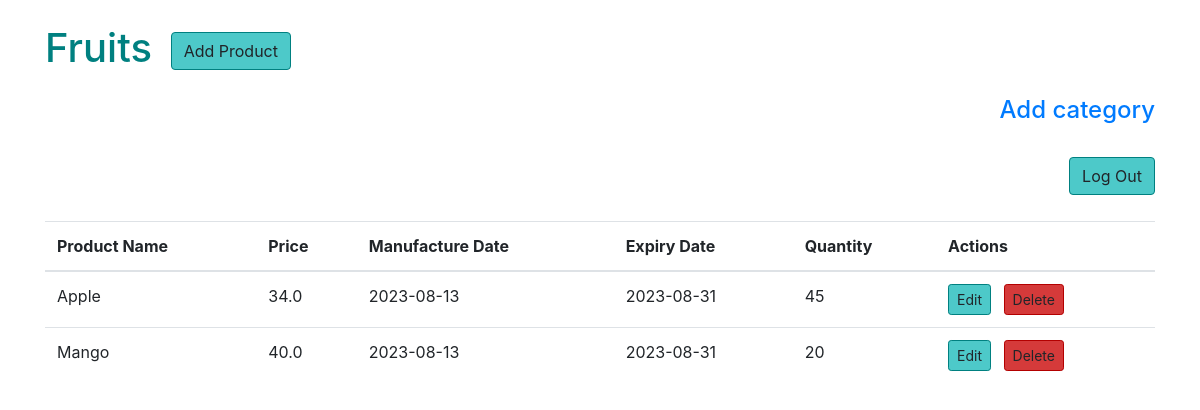
The page /view_category/2 (signed in) on the database its author committed.
### models.py (models this page shows)
class Category(db.Model):
    id = db.Column(db.Integer, primary_key=True)
    name = db.Column(db.String(100), unique=True, nullable=False)
    products = db.relationship('Product', back_populates='category', cascade='all, delete-orphan')

class Product(db.Model):
    id = db.Column(db.Integer, primary_key=True)
    product_name = db.Column(db.String(200), nullable=False, unique=True)
    price = db.Column(db.Float, nullable=False)
    manufacture_date = db.Column(db.Date, nullable=False)
    expiry_date = db.Column(db.Date, nullable=False)
    quantity = db.Column(db.Integer, default=1)
    image_link = db.Column(db.String(200))
    category_id = db.Column(db.Integer, db.ForeignKey('category.id'))
    category = db.relationship('Category', back_populates='products')

### app.py (the view)
@app.route("/view_category/<cat_id>", methods=['GET'])
@login_required
def view_cat(cat_id):
    cat= Category.query.filter_by(id=cat_id).first()
    products=Product.query.filter_by(category_id=cat_id).all()
    print(cat)
    print(products)
    return render_template('view_cat.html', cat=cat, products=products)

### app.py (called while the page is built)
@login_manager.user_loader
def load_user(user_id):
    return User.query.get(int(user_id))

### templates/view_cat.html (shortened to what this page needs)
<!DOCTYPE html>
<html lang="en">
<head>
    <link rel="stylesheet" href="https://stackpath.bootstrapcdn.com/bootstrap/4.5.2/css/bootstrap.min.css">
</head>
<body>
    <div class="container mt-4">
        <h1 class="mb-4">{{cat.name}} <a href="/add_product" class="btn btn-custom-primary ml-2">Add Product</a></h1>
        <h4 class="mb-4" style="text-align: right;"><a href="/add_category">Add category</a></h4>
        <h1 class="mb-4" style="text-align: right;"><a href="/logout" class="btn btn-custom-primary ml-2">Log Out</a></h1>
        <table class="table">
            <thead>
                <tr>
                    <th>Product Name</th>
                    <th>Price</th>
                    <th>Manufacture Date</th>
                    <th>Expiry Date</th>
                    <th>Quantity</th>
                    <th>Actions</th>
                </tr>
            </thead>
            <tbody>
                {% for product in products %}
                <tr>
                    <td>{{ product.product_name }}</td>
                    <td>{{ product.price }}</td>
                    <td>{{ product.manufacture_date }}</td>
                    <td>{{ product.expiry_date }}</td>
                    <td>{{ product.quantity }}</td>
                    <td>
                        <a href="/edit_product/{{cat.id}}/{{ product.id }}" class="btn btn-sm btn-custom-primary mr-2">Edit</a>
                        <button class="btn btn-sm btn-custom-danger" data-toggle="modal" data-target="#confirmDeleteModal{{ product.id }}">Delete</button>
                    </td>
                </tr>
                {% endfor %}
            </tbody>
        </table>
    </div>
</body>
</html>

### templates/view_cat.html (style rules this page uses)
a { text-decoration: none; }
.btn-custom-primary { background-color: #4dc9c9; border-color: #008080; }
.btn-custom-danger { background-color: #d53a3a; border-color: #b30000; }
h1 { color: #008080; }

### rows shown on the page
Category: name "Fruits"
Product: product_name "Apple", price "34.0", manufacture_date "2023-08-13", expiry_date "2023-08-31", quantity "45"
Product: product_name "Mango", price "40.0", manufacture_date "2023-08-13", expiry_date "2023-08-31", quantity "20"
